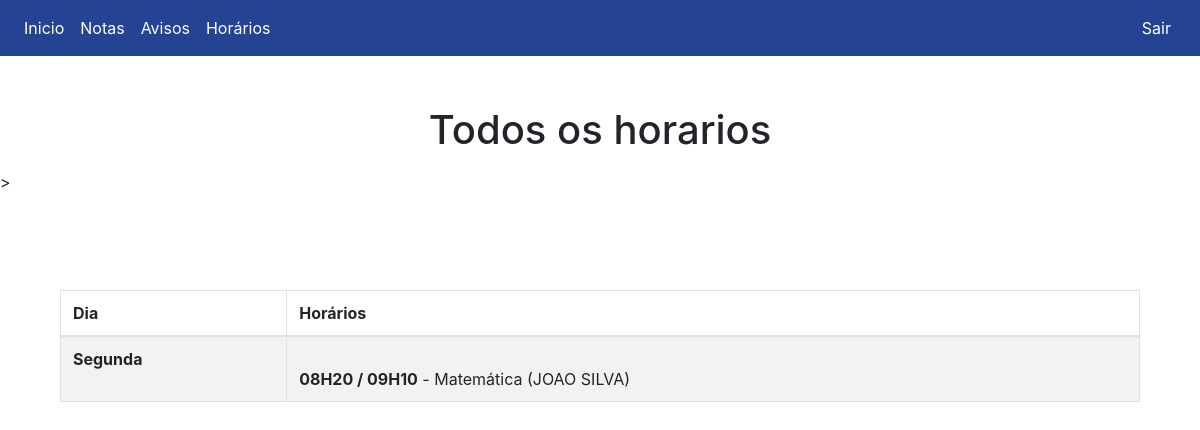
Page /Global/Alunos/horarios.php (signed in) on the committed database.
### tables this page shows
CREATE TABLE `horarios` (
  `id` int(11) NOT NULL,
  `dias_id` int(11) NOT NULL,
  `turma_id` int(11) NOT NULL,
  `horas_id` int(11) NOT NULL,
  `professores_id` int(11) NOT NULL,
  `materia_id` int(11) NOT NULL
);

CREATE TABLE `dias` (
  `id` int(11) NOT NULL,
  `dia` varchar(50) NOT NULL
);

CREATE TABLE `horas` (
  `id` int(11) NOT NULL,
  `hora` varchar(20) NOT NULL
);

CREATE TABLE `materias` (
  `id` int(11) NOT NULL,
  `nome` varchar(50) DEFAULT NULL
);

CREATE TABLE `professores` (
  `id` int(11) NOT NULL,
  `user` varchar(120) NOT NULL,
  `senha` varchar(255) NOT NULL
);

### Global/Alunos/horarios.php (the view, shortened to what this page needs)
<!DOCTYPE html>
<html lang="pt-br">
  <head>
    <link rel="stylesheet" href="../css/bootstrap.min.css">
  </head>
  <body>
  <nav class="navbar navbar-expand-lg navbar-dark" style="background-color: #244393;">
  <div class="collapse navbar-collapse" id="conteudoNavbarSuportado">
    <ul class="navbar-nav mr-auto">
      <li class="nav-item">
        <a class="nav-link"  style="color: white" href="../alunos/index.php">Inicio</a>
      </li>
      <li class="nav-item">
        <a class="nav-link" style="color: white" href="../alunos/notas.php">Notas</a>
      </li>
      <li class="nav-item">
        <a class="nav-link"  style="color: white" href="../alunos/avisos.php">Avisos</a>
      </li>
      <li class="nav-item">
        <a class="nav-link"  style="color: white" href="../alunos/horarios.php">Horários</a>
      </li>
    </ul>
    <div id="logout">
      <form method="post">
        <div><button type="submit" name="sair" class="btn">Sair</button></div>
      </form>
  </div>
  </div>
</nav>
<center>
    <h1 style="padding-top: 50px">Todos os horarios</h1><p>
</center>
>
<div class="container">
    <div class="row">
        <div class="col mt-5">
        <?php
$host = "localhost";
$username = "root";
$password = "";
$database = "expotec_db";
$conn = mysqli_connect($host, $username, $password, $database);
$sql = "SELECT
horarios.*,
dias.dia AS nome_dias,
turmas.nome AS nome_turma,
horas.hora AS hora_horas,
professores.user AS user_professores,
materias.nome AS nome_materias
FROM horarios
INNER JOIN dias ON horarios.dias_id = dias.id
INNER JOIN turmas ON horarios.turma_id = turmas.id
INNER JOIN horas ON horarios.horas_id = horas.id
INNER JOIN professores ON horarios.professores_id = professores.id
INNER JOIN materias ON horarios.materia_id = materias.id
WHERE horarios.turma_id = " . $_SESSION['turma_id'] . "
ORDER BY dias.id ASC, horas.hora ASC";
$result = mysqli_query($conn, $sql);
?>
<div class="container">
    <div class="row">
        <div class="col mt-5">
            <?php
            if (mysqli_num_rows($result) > 0) {
                $currentDay = null;
                echo "<table border='1' class='table table-hover table-striped table-bordered'>";
                echo '<thead>';
                echo '<tr>';
                echo '<th>Dia</th>';
                echo '<th>Horários</th>';
                echo '</tr>';
                echo '</thead>';
                echo '<tbody>';
                while ($row = mysqli_fetch_assoc($result)) {
                    $dia = $row['nome_dias'];
                    $materia = $row['nome_materias'];
                    $professor = $row['user_professores'];
                    $hora = $row['hora_horas'];
                    if ($currentDay !== $dia) {
                        echo "<tr><td><b>$dia</b></td><td>";
                        $currentDay = $dia;
                    } else {
                        echo '<br> ';
                    }
                    echo "<br><b>$hora</b> - $materia ($professor)";
                }
                echo '</td></tr>';
                echo '</tbody>';
                echo '</table>';
            } else {
                echo "<p>Nenhum horário disponível para esta turma.</p>";
            }
            ?>
        </div>
    </div>
</div>
  </body>
</html>

### Global/Alunos/horarios.php (style rules this page uses)
html,body { width:100vw; height:100vh; overflow-x:hidden; background-image:; background-size: 100% 100%; background-attachment: fixed; background-repeat: no-repeat; }
#logout button { border-radius: 4px; background-color: #244393 ; color: white; }
#logout { height: 39px; }

### rows in the picture
horarios: dias.dia "Segunda", horas.hora "08H20 / 09H10", materia.nome "Matemática", professores.user "JOAO SILVA"
